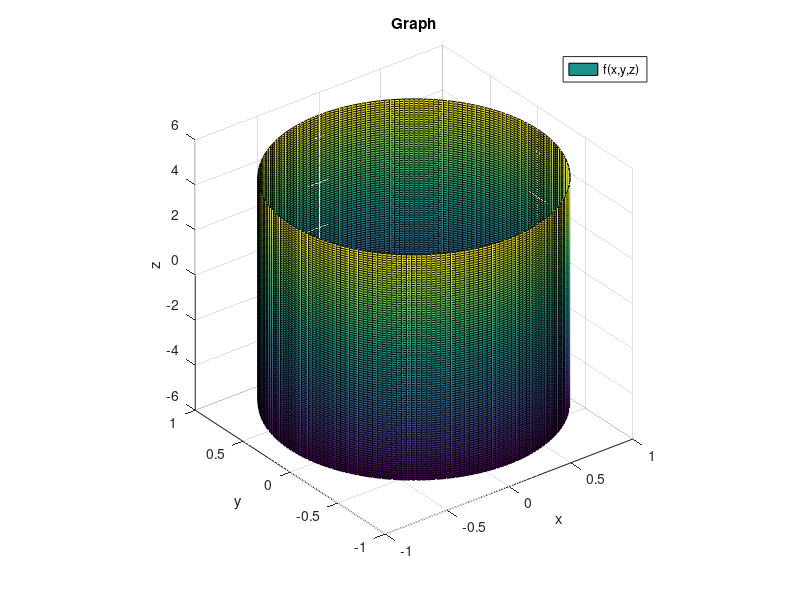

MATLAB code to generate this figure:
clc
clear 
close all 

% Bai 9
u = linspace(0,2*pi,200);
v = linspace(-5,5,100);
[U,V] = meshgrid(u,v);
X = cos(U);
Y = sin(U);
Z = V;
surf(X,Y,Z);
xlabel('x');
ylabel('y');
zlabel('z');
title("Graph");
legend("f(x,y,z)");
axis square